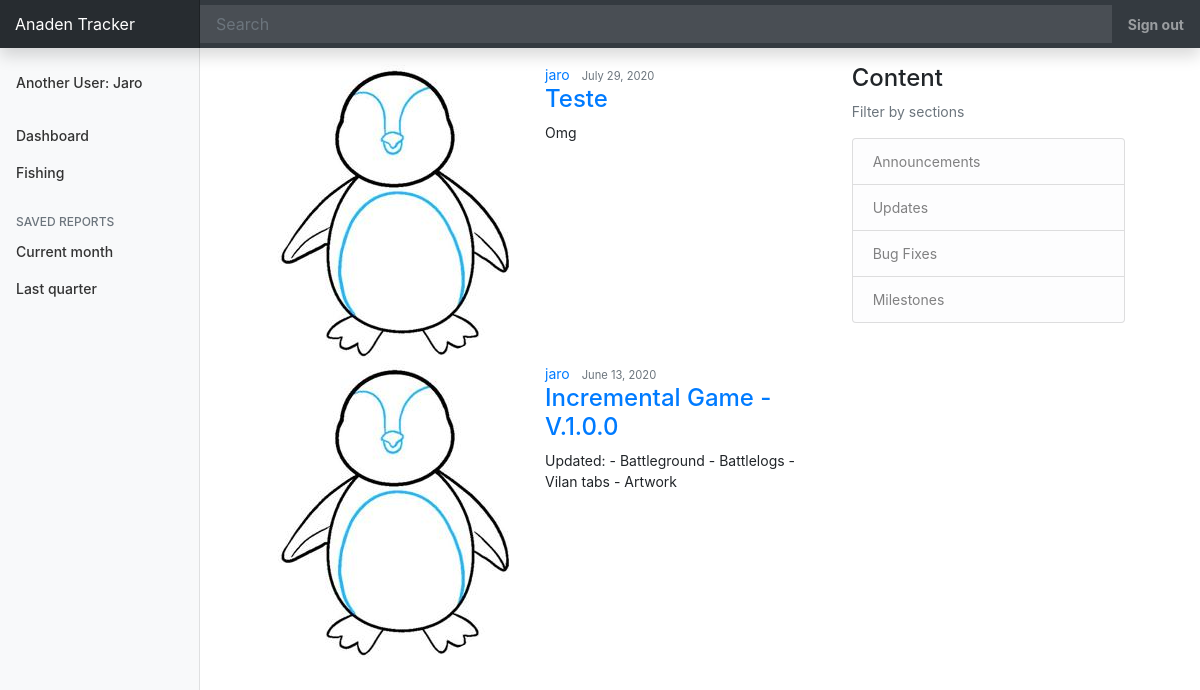
Page /blog/ (signed in) on the committed database.
### blog/models.py (models this page shows, shortened)
class Post(models.Model):
    title = models.CharField(max_length=100)
    content = models.TextField()
    date_posted = models.DateTimeField(default=timezone.now)
    author = models.ForeignKey(User, on_delete=models.CASCADE)

### users/api/fishing/models.py (models this page shows, shortened)
class Profile(models.Model):
    user = models.OneToOneField(User, on_delete=models.CASCADE)
    image = models.ImageField(default='default.jpg', upload_to='profile_pics')
    rod = models.PositiveIntegerField(default='1')

### blog/views.py (the view)
# urls.py: path('blog/', PostListView.as_view(), name='blog'),
class PostListView(ListView):
    model = Post
    template_name = 'blog/blog.html' # <app>/<model>_<viewtype>.html
    context_object_name = 'posts'
    ordering = ['-date_posted']

### blog/templates/blog/blog.html (shortened to what this page needs)
{% extends "blog/base.html" %}
{% block content %}
<main role="main" class="container">
    <div class="row col-12">
      <div class="col-md-8">
          {% for post in posts %}
          <article class="media content-section">
              <img  class="rounded-circle article-img" src="{{ post.author.profile.image.url }}" alt="">
                <div class="media-body">
                    <div class="article-metadata">
                      <a class="mr-2" href="#">{{ post.author }}</a>
                      <small class="text-muted">{{ post.date_posted|date:"F j, Y" }}</small>
                    </div>
                    <h4><a class="article-title" href="{% url 'post-detail' post.id %}">{{ post.title }}</a></h4>
                    <p class="article-content">{{ post.content }}</p>
                </div>
          </article>
          {% endfor %}
      </div>
        <div class="col-md-4">
          <div class="content-section">
            <h4>Content</h4>
            <p class='text-muted'>Filter by sections
              <ul class="list-group">
                <li class="list-group-item list-group-item-light">Announcements</li>
                <li class="list-group-item list-group-item-light">Updates</li>
                <li class="list-group-item list-group-item-light">Bug Fixes</li>
                <li class="list-group-item list-group-item-light">Milestones</li>
              </ul>
            </p>
          </div>
        </div>
      </div>
</main>
{% endblock %}

### blog/templates/blog/base.html (shortened to what this page needs)
{% load static %}
<!DOCTYPE html>
<html>
  <head>
    <link rel="stylesheet" href="https://stackpath.bootstrapcdn.com/bootstrap/4.5.0/css/bootstrap.min.css"></script>
    <link rel="stylesheet" type="text/css" href="{% static 'blog/main.css' %}">
  </head>
  <body>
    <nav id="navbar" class="navbar navbar-dark sticky-top bg-dark flex-md-nowrap p-0 shadow">
      <a class="navbar-brand col-md-3 col-lg-2 mr-0" href="{% url 'home' %}">Anaden Tracker</a>
      <input class="form-control form-control-dark w-100" type="text" placeholder="Search" aria-label="Search">
      <ul class="navbar-nav px-3">
        <li class="nav-item text-nowrap">
          {% if user.is_authenticated %}
          <a class="nav-link" href="{% url 'logout' %}"><strong>Sign out</strong></a>
          {% else %}
          <a class="nav-link" href="{% url 'login' %}"><strong>Sign in</strong></a>
          {% endif %}
        </li>
      </ul>
    </nav>
    <div class="container-fluid">
      <div class="row">
        <nav id="sidebarMenu" class="col-md-2 col-lg-2 d-md-block bg-light sidebar collapse flex-md-nowrap">
          <div class="sidebar-sticky pt-3">
            <ul class="nav flex-column">
              <li class="nav-item">
                {% if user.is_authenticated %}
                <a class="nav-link mb-3" href="{% url 'profile' %}">
                  Another User: {{ user|title }}
                </a>
                {% endif %}
              </li>
              <li class="nav-item">
                <a class="nav-link" href="{% url 'home' %}">
                  Dashboard
                </a>
              </li>
              <li class="nav-item">
                <a class="nav-link" href="{% url 'fishing' %}">
                  Fishing
                </a>
              </li>
            </ul>
            <h6 class="sidebar-heading d-flex justify-content-between align-items-center px-3 mt-4 mb-1 text-muted">
              <span>Saved reports</span>
            </h6>
            <ul class="nav flex-column mb-2">
              <li class="nav-item">
                <a class="nav-link" href="#">
                  Current month
                </a>
              </li>
              <li class="nav-item">
                <a class="nav-link" href="#">
                  Last quarter
                </a>
              </li>
            </ul>
          </div>
        </nav>
        <main role="main" class="col-md-10 ml-sm-auto col-lg-10 p-auto mt-3 mb-3">
          <div class="d-flex justify-content-between flex-wrap flex-md-nowrap align-items-center">
            {% block content %}{% endblock %}
            </div>
          </div>
      </div>
  </body>
</html>

### blog/static/blog/main.css (style rules this page uses)
body { font-size: .875rem; }
.sidebar { position: fixed; top: 0; bottom: 0; left: 0; z-index: 100; padding: 0; box-shadow: inset -1px 0 0 rgba(0, 0, 0, .1); }
.sidebar-sticky { position: -webkit-sticky; position: sticky; top: 48px; height: calc(100vh - 48px); padding-top: .5rem; overflow-x: hidden; overflow-y: auto; }
.sidebar .nav-link { font-weight: 500; color: #333; }
.sidebar-heading { font-size: .75rem; text-transform: uppercase; }
.navbar-brand { padding-top: .75rem; padding-bottom: .75rem; font-size: 1rem; background-color: rgba(0, 0, 0, .25); box-shadow: inset -1px 0 0 rgba(0, 0, 0, .25); }
.navbar .form-control { padding: .75rem 1rem; border-width: 0; border-radius: 0; }
.form-control-dark { color: #fff; background-color: rgba(255, 255, 255, .1); border-color: rgba(255, 255, 255, .1); }

### rows in the picture
Post: author.profile.image (placeholder picture), author "jaro", date_posted "July 29, 2020", title "Teste", content "Omg"
Post: author.profile.image (placeholder picture), author "jaro", date_posted "June 13, 2020", title "Incremental Game - V.1.0.0", content "Updated: - Battleground - Battlelogs - Vilan tabs - Artwork"

### other values in the picture
{{ user|title }} "Jaro"
